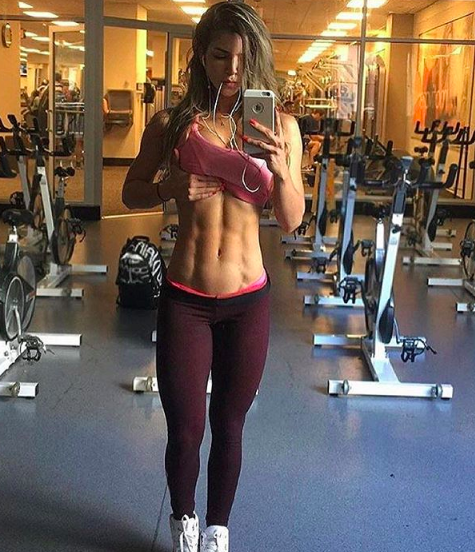
#> input picture AA10.png, 475 x 552 px
$ python noitaziDrawing.py   (older library calls are emulated)
#> lines starting #> are read from the running program, lines starting #| are printed output that depends on the picture
#> in gray, img_src is the input picture: shape (552, 475, 3); mean B, G, R 87.6, 97.4, 112.4
#> in gray, `img_gry = cv2.cvtColor(img_src, cv2.COLOR_BGR2GRAY)`:
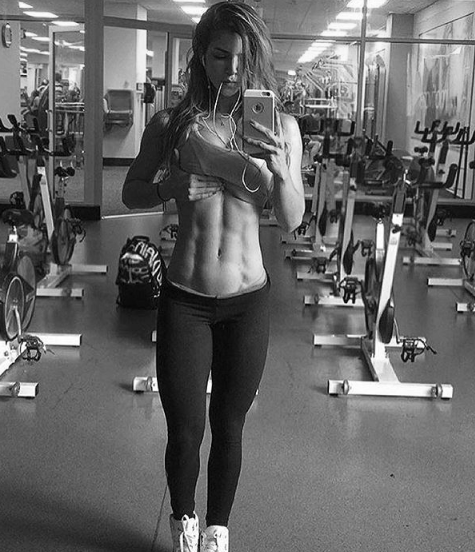
#> img_gry: shape (552, 475); min 0, max 255, mean 100.8
# -*- coding: utf-8 -*-


import numpy as np
import cv2

# 2次微分による平準化
def laplacian(img):
    # 画像の読み込み
#> called with img = 'AA1.png'
    img_src = cv2.imread(img, 1)
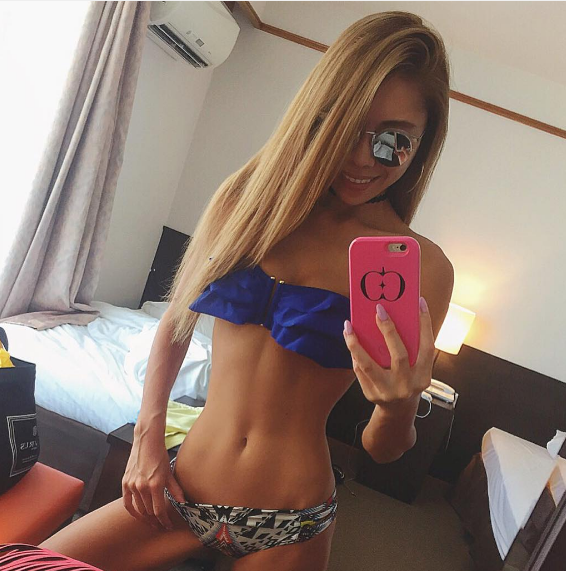
#> input picture AA1.png, 566 x 571 px
#> img_src is the input picture: shape (571, 566, 3); mean B, G, R 114.3, 123.7, 144.7
    # 2次微分による平準化
    img_tmp = cv2.Laplacian(img_src, cv2.CV_16S, 8)
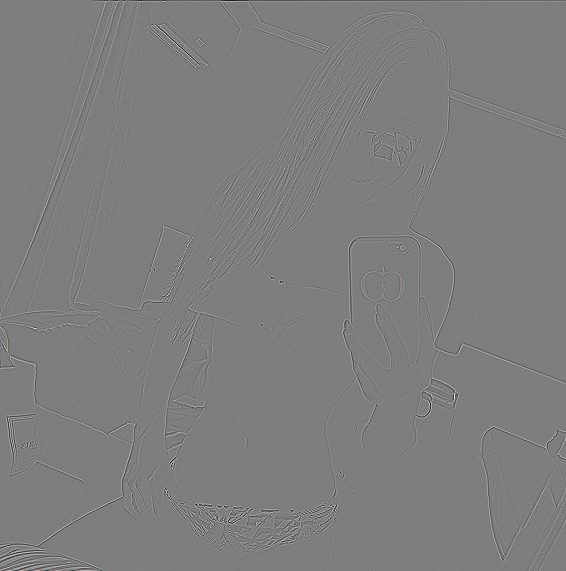
#> img_tmp: shape (571, 566, 3) int16; mean B, G, R -0.1, -0.1, -0.1; drawn with min black and max white
    img_lap = cv2.convertScaleAbs(img_tmp)
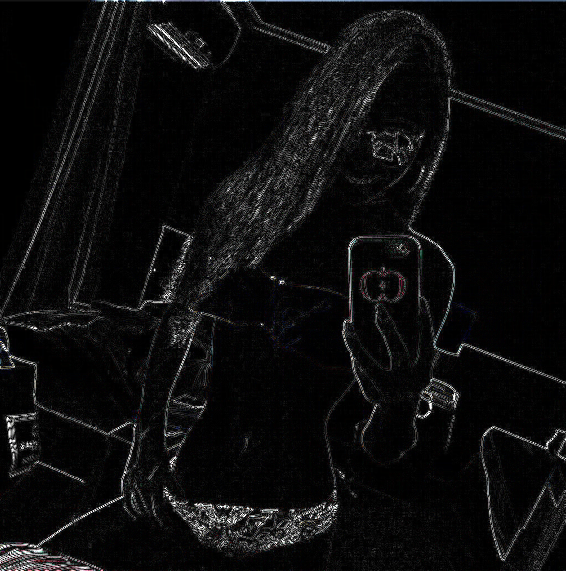
#> img_lap: shape (571, 566, 3); mean B, G, R 13.2, 13, 13.1

    cv2.imshow("Show LAPLACIAN Image", img_lap)
    cv2.waitKey(0)
    cv2.destroyAllWindows()

def hsv(img):
    # 画像の読み込み
    img_src = cv2.imread(img, 1)

    # RGBからHSVに変換
    img_hsv = cv2.cvtColor(img_src, cv2.COLOR_BGR2HSV)

    # 表示
    cv2.imshow("Show HSV Image", img_hsv)
    cv2.waitKey(0)
    cv2.destroyAllWindows()

def gray(img):
    # 画像の読み込み
    img_src = cv2.imread(img, 1)

    # RGBからグレースケールに変換
    img_gry = cv2.cvtColor(img_src, cv2.COLOR_BGR2GRAY)

    # 表示
    cv2.imshow("Show LOW CONTRAST Image", img_gry)
    cv2.waitKey(0)
    cv2.destroyAllWindows()

if __name__ == '__main__':

    gray("AA10.png")
    laplacian("AA1.png")
